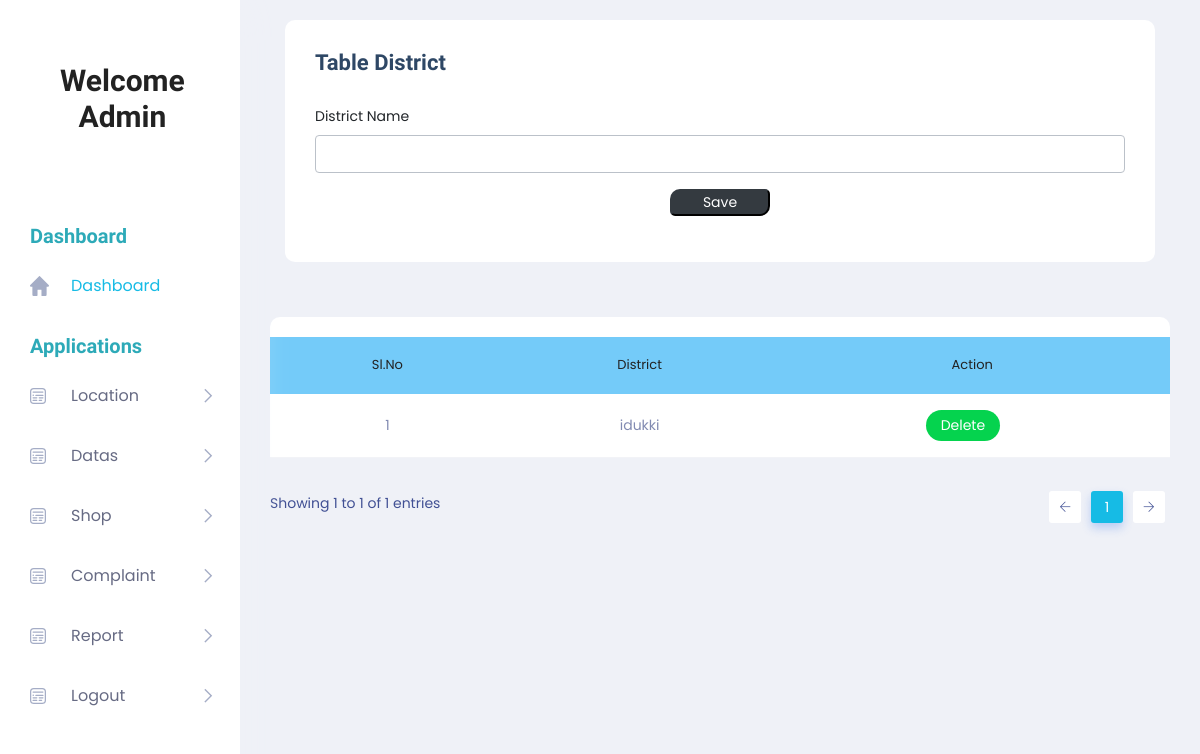
Before: /Project/Admin/District.php with the older database file.
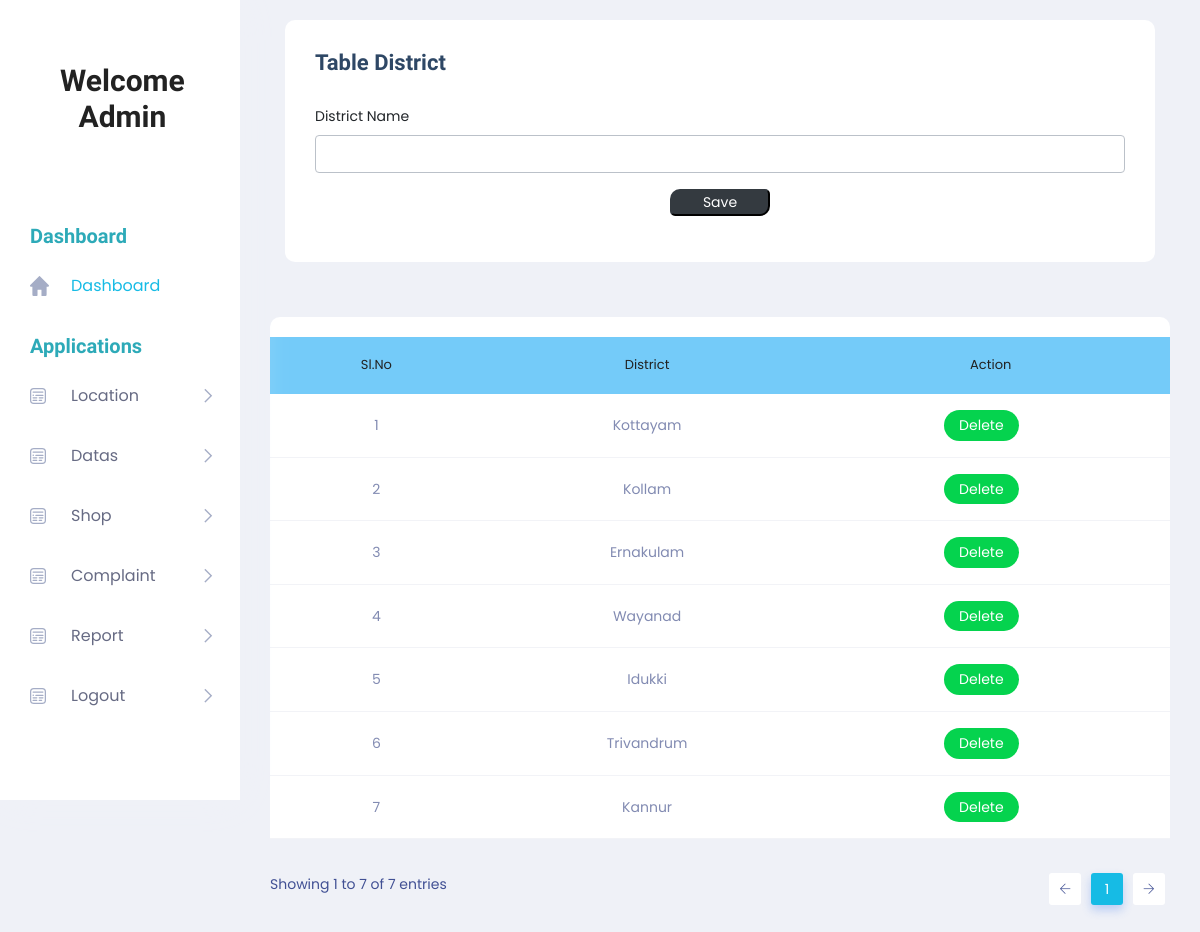
After: the same page with the newer database file.
### tables this page shows
CREATE TABLE `tbl_district` (
  `district_id` int(11) NOT NULL,
  `district_name` varchar(100) NOT NULL
);

### Project/Admin/District.php (the view, shortened to what this page needs)
<!DOCTYPE html PUBLIC "-//W3C//DTD XHTML 1.0 Transitional//EN" "http://www.w3.org/TR/xhtml1/DTD/xhtml1-transitional.dtd">
<html xmlns="http://www.w3.org/1999/xhtml">
<head>
</head>
<?php
include('Head.php');
?>
<body>
        <section class="main_content dashboard_part">
            <div class="main_content_iner ">
                <div class="container-fluid p-0">
                    <div class="row justify-content-center">
                        <div class="col-12">
                            <div class="QA_section">
                                <div class="white_box_tittle list_header">
                                    <div class="col-lg-12">
                                        <div class="white_box mb_30">
                                            <div class="box_header ">
                                                <div class="main-title">
                                                    <h3 class="mb-0" >Table District</h3>
                                                </div>
                                            </div>
                                            <form method="post">
                                                <div class="form-group">
                                                    <label for="txt_district">District Name</label>
                                                    <input required="" type="text" class="form-control" id="txt_district" name="txt_district" autocomplete="off" required>
                                                </div>
                                                <div class="form-group" align="center">
<input type="submit" class="btn-dark" style="width:100px; border-radius: 10px 5px " name="btn_save" value="Save">
                                                </div>
                                            </form>
                                        </div>
                                    </div>
                                </div>
                                <div class="QA_table mb_30">
                                    <table class="table lms_table_active">
                                        <thead>
                                            <tr style="background-color: #74CBF9">
                                                <td align="center" scope="col">Sl.No</td>
                                                <td align="center" scope="col">District</td>
                                                <td align="center" scope="col">Action</td>
                                            </tr>
                                        </thead>
                                        <tbody>
                                            <?php
                                                $i = 0;
                                                $selQry = "select * from tbl_district";
                                                $rs = $Conn->query($selQry);
                                                while ($data = $rs->fetch_assoc()) {
                                                    $i++;
                                            ?>
                                            <tr>
                                                <td align="center"><?php echo $i;?></td>
                                                <td align="center"><?php echo $data["district_name"];?></td>
                                                <td align="center"><a href="district.php?id=<?php echo $data["district_id"];?>" class="status_btn">Delete</a> &nbsp;&nbsp;&nbsp;&nbsp;
</td>                                            </tr>
                                            <?php
                                              }
                                            ?>
                                        </tbody>
                                    </table>
                                </div>
                            </div>
                        </div>
                    </div>
                </div>
            </div>
        </section>
        <?php
		include('Foot.php');
		?>
</body>
</html>

Changed rows visible on the page:
removed tbl_district: district_name "idukki"
added tbl_district: district_name "Kottayam"
added tbl_district: district_name "Kollam"
added tbl_district: district_name "Ernakulam"
added tbl_district: district_name "Wayanad"
added tbl_district: district_name "Idukki"
added tbl_district: district_name "Trivandrum"
added tbl_district: district_name "Kannur"
Other visible differences:
text written by a page script: "Showing 1 to 1 of 1 entries 1" → "Showing 1 to 7 of 7 entries 1"
